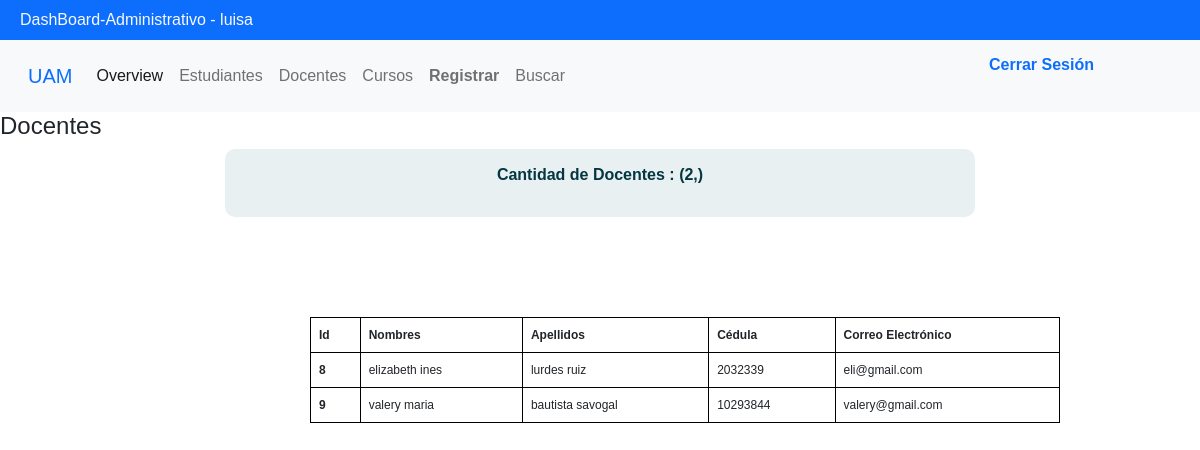
/DashBoard-Administrativo/docentes (signed in), run on the app's committed database.
### tables this page shows
CREATE TABLE Usuarios (idUsuario INTEGER PRIMARY KEY AUTOINCREMENT UNIQUE, codUsuario VARCHAR (10) UNIQUE NOT NULL, primerNombre TEXT (11) NOT NULL, segundoNombre TEXT (11) NOT NULL, primerApellido TEXT (12) NOT NULL, segundoApellido TEXT (12) NOT NULL, email TEXT NOT NULL, clave VARCHAR (15) NOT NULL, idTipoUsuario INT REFERENCES Tipo_Usuarios (idTipoUsuario) NOT NULL);

### app.py (the view)
@app.route('/DashBoard-Administrativo/docentes',methods=['GET','POST'])
def docentes():
    cantDoc = cantUsers1()
    users = getUsers1()
    data = {
        "cant": cantDoc,
        "users": users
    }
    return render_template('docentes.html',docente=data)

### db.py (called while the page is built)
def get_db():
    try:
        g.db = sqlite3.connect("baseDeDatos.db")
        return g.db
    except Error:
        print(Error)

### usersControllers.py (called while the page is built)
def getUsers1():
    connect = get_db()
    cursor = connect.cursor()
    sql = " SELECT idUsuario, primerNombre, segundoNombre, primerApellido, segundoApellido, codUsuario, email FROM Usuarios WHERE idTipoUsuario = 2"
    cursor.execute(sql)
    users = cursor.fetchall()
    return users

def cantUsers1():
    connect = get_db()
    cursor = connect.cursor()
    sql = " SELECT COUNT(*) FROM Usuarios WHERE idTipoUsuario = 2; "
    cursor.execute(sql)
    users = cursor.fetchone()
    return users

### templates/docentes.html
{% extends "base.html" %}
{% block contenido %}
<head>
    <link rel="stylesheet" href="{{  url_for('static',  filename='css/styleTabs.css')  }}">
</head>
<header>
    <h4>Docentes</h4>
</header>
    <div id='contador'>
    <p>
        <b>    Cantidad de Docentes : <span style="color:#053742;text-decoration:none">{{ docente["cant"] }}</span> </b><br>
    </p>
    </div>
    <table class="table table-bordered">
        <thead>
          <tr>
            <th scope="col">Id</th>
            <th scope="col">Nombres</th>
            <th scope="col">Apellidos</th>
            <th scope="col">Cédula</th>
            <th scope="col">Correo Electrónico</th>
          </tr>
        </thead>
        <tbody>
          {% for usuario in docente.users %}
          <tr>
            <th scope="row">{{ usuario[0] }}</th>
            <td>{{ usuario[1] }} {{ usuario[2] }}</td>
            <td>{{ usuario[3] }} {{ usuario[4] }}</td>
            <td>{{ usuario[5] }}</td>
            <td>{{ usuario[6] }}</td>
          </tr>
        {% endfor %}
        </tbody>
      </table>
    {% endblock %}

### static/css/styleBase.css (style rules this page uses)
* { margin: 0; padding: 0; text-decoration: none; font-family: Verdana, Geneva, Tahoma, sans-serif; }
body { overflow: auto; }

### static/css/retroAlimenBusqueda.css (style rules this page uses)
p { color: #053742; font-family: 'Source Sans Pro', sans-serif; font-family: Verdana, Geneva, Tahoma, sans-serif; }

### static/css/styleTabs.css (style rules this page uses)
* { margin: 0; padding: 0; -webkit-box-sizing: border-box; -moz-box-sizing: border-box; box-sizing: border-box; font-family: verdana, arial, helvetica; }
#contador { width: 750px; text-align: center; background-color:#E8F0F2; padding: 14px ; border-radius:10px; margin:auto; display: block ; }
.table { margin-top:100px; margin-left: 310px; width: 750px; border: 1px solid black; display:table; font-size: 12px; padding: 46px; }

### data on the page
Usuarios: idUsuario "8", primerNombre "elizabeth", segundoNombre "ines", primerApellido "lurdes", segundoApellido "ruiz", codUsuario "2032339", email "eli@gmail.com"
Usuarios: idUsuario "9", primerNombre "valery", segundoNombre "maria", primerApellido "bautista", segundoApellido "savogal", codUsuario "10293844", email "valery@gmail.com"

### other printed values
{{ session.nombre }} "luisa"
{{ docente["cant"] }} "(2,)"
